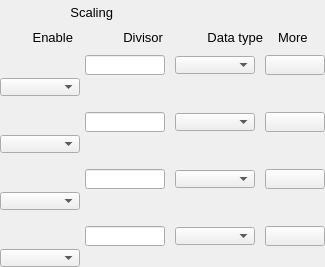
    <widget class="PyDMFrame" name="composite">
      <property name="geometry">
        <rect>
          <x>1022</x>
          <y>40</y>
          <width>325</width>
          <height>267</height>
        </rect>
      </property>
      <widget class="QLabel" name="text_12">
        <property name="geometry">
          <rect>
            <x>13</x>
            <y>27</y>
            <width>60</width>
            <height>20</height>
          </rect>
        </property>
        <property name="text">
          <string>Enable</string>
        </property>
        <property name="font" stdset="0">
          <font>
            <pointsize>10</pointsize>
          </font>
        </property>
        <property name="brush" stdset="0">
          <brush brushstyle="SolidPattern">
            <color alpha="255">
              <red>0</red>
              <green>0</green>
              <blue>0</blue>
            </color>
          </brush>
        </property>
        <property name="toolTip">
          <string>text_12</string>
        </property>
        <property name="alignment">
          <set>Qt::AlignRight|Qt::AlignTrailing|Qt::AlignVCenter</set>
        </property>
        <property name="styleSheet">
          <string notr="true">QLabel#text_12 {
  color: rgb(0, 0, 0);
  }</string>
        </property>
      </widget>
      <widget class="QLabel" name="text_13">
        <property name="geometry">
          <rect>
            <x>93</x>
            <y>27</y>
            <width>70</width>
            <height>20</height>
          </rect>
        </property>
        <property name="text">
          <string>Divisor</string>
        </property>
        <property name="font" stdset="0">
          <font>
            <pointsize>10</pointsize>
          </font>
        </property>
        <property name="brush" stdset="0">
          <brush brushstyle="SolidPattern">
            <color alpha="255">
              <red>0</red>
              <green>0</green>
              <blue>0</blue>
            </color>
          </brush>
        </property>
        <property name="toolTip">
          <string>text_13</string>
        </property>
        <property name="alignment">
          <set>Qt::AlignRight|Qt::AlignTrailing|Qt::AlignVCenter</set>
        </property>
        <property name="styleSheet">
          <string notr="true">QLabel#text_13 {
  color: rgb(0, 0, 0);
  }</string>
        </property>
      </widget>
      <widget class="QLabel" name="text_14">
        <property name="geometry">
          <rect>
            <x>173</x>
            <y>27</y>
            <width>90</width>
            <height>20</height>
          </rect>
        </property>
        <property name="text">
          <string>Data type</string>
        </property>
        <property name="font" stdset="0">
          <font>
            <pointsize>10</pointsize>
          </font>
        </property>
        <property name="brush" stdset="0">
          <brush brushstyle="SolidPattern">
            <color alpha="255">
              <red>0</red>
              <green>0</green>
              <blue>0</blue>
            </color>
          </brush>
        </property>
        <property name="toolTip">
          <string>text_14</string>
        </property>
        <property name="alignment">
          <set>Qt::AlignRight|Qt::AlignTrailing|Qt::AlignVCenter</set>
        </property>
        <property name="styleSheet">
          <string notr="true">QLabel#text_14 {
  color: rgb(0, 0, 0);
  }</string>
        </property>
      </widget>
      <widget class="QLabel" name="text_15">
        <property name="geometry">
          <rect>
            <x>278</x>
            <y>27</y>
            <width>40</width>
            <height>20</height>
          </rect>
        </property>
        <property name="text">
          <string>More</string>
        </property>
        <property name="font" stdset="0">
          <font>
            <pointsize>10</pointsize>
          </font>
        </property>
        <property name="brush" stdset="0">
          <brush brushstyle="SolidPattern">
            <color alpha="255">
              <red>0</red>
              <green>0</green>
              <blue>0</blue>
            </color>
          </brush>
        </property>
        <property name="toolTip">
          <string>text_15</string>
        </property>
        <property name="alignment">
          <set>Qt::AlignLeading|Qt::AlignLeft|Qt::AlignVCenter</set>
        </property>
        <property name="styleSheet">
          <string notr="true">QLabel#text_15 {
  color: rgb(0, 0, 0);
  }</string>
        </property>
      </widget>
      <widget class="QLabel" name="text_16">
        <property name="geometry">
          <rect>
            <x>43</x>
            <y>2</y>
            <width>70</width>
            <height>20</height>
          </rect>
        </property>
        <property name="text">
          <string>Scaling</string>
        </property>
        <property name="font" stdset="0">
          <font>
            <pointsize>10</pointsize>
          </font>
        </property>
        <property name="brush" stdset="0">
          <brush brushstyle="SolidPattern">
            <color alpha="255">
              <red>0</red>
              <green>0</green>
              <blue>0</blue>
            </color>
          </brush>
        </property>
        <property name="toolTip">
          <string>text_16</string>
        </property>
        <property name="alignment">
          <set>Qt::AlignRight|Qt::AlignTrailing|Qt::AlignVCenter</set>
        </property>
        <property name="styleSheet">
          <string notr="true">QLabel#text_16 {
  color: rgb(0, 0, 0);
  }</string>
        </property>
      </widget>
      <widget class="PyDMDrawingRectangle" name="rectangle_6">
        <property name="geometry">
          <rect>
            <x>3</x>
            <y>0</y>
            <width>165</width>
            <height>45</height>
          </rect>
        </property>
        <property name="brush" stdset="0">
          <brush brushstyle="NoBrush">
            <color alpha="255">
              <red>0</red>
              <green>0</green>
              <blue>0</blue>
            </color>
          </brush>
        </property>
        <property name="penStyle" stdset="0">
          <enum>Qt::SolidLine</enum>
        </property>
        <property name="penColor" stdset="0">
          <color>
            <red>0</red>
            <green>0</green>
            <blue>0</blue>
          </color>
        </property>
        <property name="penWidth" stdset="0">
          <double>1</double>
        </property>
        <property name="penCapStyle" stdset="0">
          <enum>Qt::FlatCap</enum>
        </property>
        <property name="toolTip">
          <string>rectangle_6</string>
        </property>
      </widget>
      <widget class="PyDMEnumComboBox" name="menu_4">
        <property name="geometry">
          <rect>
            <x>0</x>
            <y>249</y>
            <width>80</width>
            <height>18</height>
          </rect>
        </property>
        <property name="toolTip">
          <string>${P}${R4}EnableScale</string>
        </property>
        <property name="channel" stdset="0">
          <string>ca://${P}${R4}EnableScale</string>
        </property>
        <property name="font" stdset="0">
          <font>
            <pointsize>10</pointsize>
          </font>
        </property>
        <property name="styleSheet">
          <string notr="true">PyDMEnumComboBox#menu_4 {
  color: rgb(0, 0, 0);
  background-color: rgb(115, 223, 255);
  }</string>
        </property>
      </widget>
      <widget class="PyDMLineEdit" name="text_entry_16">
        <property name="geometry">
          <rect>
            <x>85</x>
            <y>226</y>
            <width>80</width>
            <height>20</height>
          </rect>
        </property>
        <property name="channel" stdset="0">
          <string>ca://${P}${R4}Scale</string>
        </property>
        <property name="toolTip">
          <string>${P}${R4}Scale</string>
        </property>
        <property name="font" stdset="0">
          <font>
            <pointsize>10</pointsize>
          </font>
        </property>
        <property name="styleSheet">
          <string notr="true">PyDMLineEdit#text_entry_16 {
  color: rgb(0, 0, 0);
  background-color: rgb(115, 223, 255);
  border: 1px solid black;
  margin: 0px;
  padding: 0px;
  spacing: 0px;
  }</string>
        </property>
      </widget>
      <widget class="PyDMEnumComboBox" name="menu_5">
        <property name="geometry">
          <rect>
            <x>175</x>
            <y>227</y>
            <width>80</width>
            <height>18</height>
          </rect>
        </property>
        <property name="toolTip">
          <string>${P}${R4}DataTypeOut</string>
        </property>
        <property name="channel" stdset="0">
          <string>ca://${P}${R4}DataTypeOut</string>
        </property>
        <property name="font" stdset="0">
          <font>
            <pointsize>10</pointsize>
          </font>
        </property>
        <property name="styleSheet">
          <string notr="true">PyDMEnumComboBox#menu_5 {
  color: rgb(0, 0, 0);
  background-color: rgb(115, 223, 255);
  }</string>
        </property>
      </widget>
      <widget class="PyDMRelatedDisplayButton" name="related_display">
        <property name="geometry">
          <rect>
            <x>265</x>
            <y>226</y>
            <width>60</width>
            <height>20</height>
          </rect>
        </property>
        <property name="showIcon" stdset="0">
          <bool>true</bool>
        </property>
        <property name="font" stdset="0">
          <font>
            <pointsize>10</pointsize>
          </font>
        </property>
        <property name="styleSheet">
          <string notr="true">PyDMRelatedDisplayButton#related_display {
  color: rgb(42, 99, 228);
  background-color: rgb(187, 187, 187);
  }</string>
        </property>
        <property name="titles" stdset="0">
          <stringlist>
            <string>ROI #4 full</string>
          </stringlist>
        </property>
        <property name="filenames" stdset="0">
          <stringlist>
            <string>ROIPlugin_V30.ui</string>
          </stringlist>
        </property>
        <property name="macros" stdset="0">
          <stringlist>
            <string>P=${P},R=${R4}</string>
          </stringlist>
        </property>
        <property name="openInNewWindow" stdset="0">
          <bool>true</bool>
        </property>
      </widget>
      <widget class="PyDMLabel" name="text_update_4">
        <property name="geometry">
          <rect>
            <x>0</x>
            <y>226</y>
            <width>80</width>
            <height>18</height>
          </rect>
        </property>
        <property name="toolTip">
          <string>PV: ${P}${R4}EnableScale_RBV</string>
        </property>
        <property name="channel" stdset="0">
          <string>ca://${P}${R4}EnableScale_RBV</string>
        </property>
        <property name="font" stdset="0">
          <font>
            <pointsize>10</pointsize>
          </font>
        </property>
        <property name="alignment">
          <set>Qt::AlignCenter</set>
        </property>
        <property name="textInteractionFlags">
          <set>Qt::TextSelectableByKeyboard|Qt::TextSelectableByMouse</set>
        </property>
        <property name="styleSheet">
          <string notr="true">PyDMLabel#text_update_4 {
  color: rgb(10, 0, 184);
  background-color: rgb(70, 70, 70);
  }</string>
        </property>
      </widget>
      <widget class="PyDMEnumComboBox" name="menu_6">
        <property name="geometry">
          <rect>
            <x>0</x>
            <y>192</y>
            <width>80</width>
            <height>18</height>
          </rect>
        </property>
        <property name="toolTip">
          <string>${P}${R3}EnableScale</string>
        </property>
        <property name="channel" stdset="0">
          <string>ca://${P}${R3}EnableScale</string>
        </property>
        <property name="font" stdset="0">
          <font>
            <pointsize>10</pointsize>
          </font>
        </property>
        <property name="styleSheet">
          <string notr="true">PyDMEnumComboBox#menu_6 {
  color: rgb(0, 0, 0);
  background-color: rgb(115, 223, 255);
  }</string>
        </property>
      </widget>
      <widget class="PyDMLineEdit" name="text_entry_17">
        <property name="geometry">
          <rect>
            <x>85</x>
            <y>169</y>
            <width>80</width>
            <height>20</height>
          </rect>
        </property>
        <property name="channel" stdset="0">
          <string>ca://${P}${R3}Scale</string>
        </property>
        <property name="toolTip">
          <string>${P}${R3}Scale</string>
        </property>
        <property name="font" stdset="0">
          <font>
            <pointsize>10</pointsize>
          </font>
        </property>
        <property name="styleSheet">
          <string notr="true">PyDMLineEdit#text_entry_17 {
  color: rgb(0, 0, 0);
  background-color: rgb(115, 223, 255);
  border: 1px solid black;
  margin: 0px;
  padding: 0px;
  spacing: 0px;
  }</string>
        </property>
      </widget>
      <widget class="PyDMEnumComboBox" name="menu_7">
        <property name="geometry">
          <rect>
            <x>175</x>
            <y>170</y>
            <width>80</width>
            <height>18</height>
          </rect>
        </property>
        <property name="toolTip">
          <string>${P}${R3}DataTypeOut</string>
        </property>
        <property name="channel" stdset="0">
          <string>ca://${P}${R3}DataTypeOut</string>
        </property>
        <property name="font" stdset="0">
          <font>
            <pointsize>10</pointsize>
          </font>
        </property>
        <property name="styleSheet">
          <string notr="true">PyDMEnumComboBox#menu_7 {
  color: rgb(0, 0, 0);
  background-color: rgb(115, 223, 255);
  }</string>
        </property>
      </widget>
      <widget class="PyDMRelatedDisplayButton" name="related_display_1">
        <property name="geometry">
          <rect>
            <x>265</x>
            <y>169</y>
            <width>60</width>
            <height>20</height>
          </rect>
        </property>
        <property name="showIcon" stdset="0">
          <bool>true</bool>
        </property>
        <property name="font" stdset="0">
          <font>
            <pointsize>10</pointsize>
          </font>
        </property>
        <property name="styleSheet">
          <string notr="true">PyDMRelatedDisplayButton#related_display_1 {
  color: rgb(42, 99, 228);
  background-color: rgb(187, 187, 187);
  }</string>
        </property>
        <property name="titles" stdset="0">
          <stringlist>
            <string>ROI #3 full</string>
          </stringlist>
        </property>
        <property name="filenames" stdset="0">
          <stringlist>
            <string>ROIPlugin_V30.ui</string>
          </stringlist>
        </property>
        <property name="macros" stdset="0">
          <stringlist>
            <string>P=${P},R=${R3}</string>
          </stringlist>
        </property>
        <property name="openInNewWindow" stdset="0">
          <bool>true</bool>
        </property>
      </widget>
      <widget class="PyDMLabel" name="text_update_5">
        <property name="geometry">
          <rect>
            <x>0</x>
            <y>169</y>
            <width>80</width>
            <height>18</height>
          </rect>
        </property>
        <property name="toolTip">
          <string>PV: ${P}${R3}EnableScale_RBV</string>
        </property>
        <property name="channel" stdset="0">
          <string>ca://${P}${R3}EnableScale_RBV</string>
        </property>
        <property name="font" stdset="0">
          <font>
            <pointsize>10</pointsize>
          </font>
        </property>
        <property name="alignment">
          <set>Qt::AlignCenter</set>
        </property>
        <property name="textInteractionFlags">
          <set>Qt::TextSelectableByKeyboard|Qt::TextSelectableByMouse</set>
        </property>
        <property name="styleSheet">
          <string notr="true">PyDMLabel#text_update_5 {
  color: rgb(10, 0, 184);
  background-color: rgb(70, 70, 70);
  }</string>
        </property>
      </widget>
      <widget class="PyDMEnumComboBox" name="menu_8">
        <property name="geometry">
          <rect>
            <x>0</x>
            <y>135</y>
            <width>80</width>
            <height>18</height>
          </rect>
        </property>
        <property name="toolTip">
          <string>${P}${R2}EnableScale</string>
        </property>
        <property name="channel" stdset="0">
          <string>ca://${P}${R2}EnableScale</string>
        </property>
        <property name="font" stdset="0">
          <font>
            <pointsize>10</pointsize>
          </font>
        </property>
        <property name="styleSheet">
          <string notr="true">PyDMEnumComboBox#menu_8 {
  color: rgb(0, 0, 0);
  background-color: rgb(115, 223, 255);
  }</string>
        </property>
      </widget>
      <widget class="PyDMLineEdit" name="text_entry_18">
        <property name="geometry">
          <rect>
            <x>85</x>
            <y>112</y>
            <width>80</width>
            <height>20</height>
          </rect>
        </property>
        <property name="channel" stdset="0">
          <string>ca://${P}${R2}Scale</string>
        </property>
        <property name="toolTip">
          <string>${P}${R2}Scale</string>
        </property>
        <property name="font" stdset="0">
          <font>
            <pointsize>10</pointsize>
          </font>
        </property>
        <property name="styleSheet">
          <string notr="true">PyDMLineEdit#text_entry_18 {
  color: rgb(0, 0, 0);
  background-color: rgb(115, 223, 255);
  border: 1px solid black;
  margin: 0px;
  padding: 0px;
  spacing: 0px;
  }</string>
        </property>
      </widget>
      <widget class="PyDMEnumComboBox" name="menu_9">
        <property name="geometry">
          <rect>
            <x>175</x>
            <y>113</y>
            <width>80</width>
            <height>18</height>
          </rect>
        </property>
        <property name="toolTip">
          <string>${P}${R2}DataTypeOut</string>
        </property>
        <property name="channel" stdset="0">
          <string>ca://${P}${R2}DataTypeOut</string>
        </property>
        <property name="font" stdset="0">
          <font>
            <pointsize>10</pointsize>
          </font>
        </property>
        <property name="styleSheet">
          <string notr="true">PyDMEnumComboBox#menu_9 {
  color: rgb(0, 0, 0);
  background-color: rgb(115, 223, 255);
  }</string>
        </property>
      </widget>
      <widget class="PyDMRelatedDisplayButton" name="related_display_2">
        <property name="geometry">
          <rect>
            <x>265</x>
            <y>112</y>
            <width>60</width>
            <height>20</height>
          </rect>
        </property>
        <property name="showIcon" stdset="0">
          <bool>true</bool>
        </property>
        <property name="font" stdset="0">
          <font>
            <pointsize>10</pointsize>
          </font>
        </property>
        <property name="styleSheet">
          <string notr="true">PyDMRelatedDisplayButton#related_display_2 {
  color: rgb(42, 99, 228);
  background-color: rgb(187, 187, 187);
  }</string>
        </property>
        <property name="titles" stdset="0">
          <stringlist>
            <string>ROI #2 full</string>
          </stringlist>
        </property>
        <property name="filenames" stdset="0">
          <stringlist>
            <string>ROIPlugin_V30.ui</string>
          </stringlist>
        </property>
        <property name="macros" stdset="0">
          <stringlist>
            <string>P=${P},R=${R2}</string>
          </stringlist>
        </property>
        <property name="openInNewWindow" stdset="0">
          <bool>true</bool>
        </property>
      </widget>
      <widget class="PyDMLabel" name="text_update_6">
        <property name="geometry">
          <rect>
            <x>0</x>
            <y>112</y>
            <width>80</width>
            <height>18</height>
          </rect>
        </property>
        <property name="toolTip">
          <string>PV: ${P}${R2}EnableScale_RBV</string>
        </property>
        <property name="channel" stdset="0">
          <string>ca://${P}${R2}EnableScale_RBV</string>
        </property>
        <property name="font" stdset="0">
          <font>
            <pointsize>10</pointsize>
          </font>
        </property>
        <property name="alignment">
          <set>Qt::AlignCenter</set>
        </property>
        <property name="textInteractionFlags">
          <set>Qt::TextSelectableByKeyboard|Qt::TextSelectableByMouse</set>
        </property>
        <property name="styleSheet">
          <string notr="true">PyDMLabel#text_update_6 {
  color: rgb(10, 0, 184);
  background-color: rgb(70, 70, 70);
  }</string>
        </property>
      </widget>
      <widget class="PyDMEnumComboBox" name="menu_10">
        <property name="geometry">
          <rect>
            <x>0</x>
            <y>78</y>
            <width>80</width>
            <height>18</height>
          </rect>
        </property>
        <property name="toolTip">
          <string>${P}${R1}EnableScale</string>
        </property>
        <property name="channel" stdset="0">
          <string>ca://${P}${R1}EnableScale</string>
        </property>
        <property name="font" stdset="0">
          <font>
            <pointsize>10</pointsize>
          </font>
        </property>
        <property name="styleSheet">
          <string notr="true">PyDMEnumComboBox#menu_10 {
  color: rgb(0, 0, 0);
  background-color: rgb(115, 223, 255);
  }</string>
        </property>
      </widget>
      <widget class="PyDMLineEdit" name="text_entry_19">
        <property name="geometry">
          <rect>
            <x>85</x>
            <y>55</y>
            <width>80</width>
            <height>20</height>
          </rect>
        </property>
        <property name="channel" stdset="0">
          <string>ca://${P}${R1}Scale</string>
        </property>
        <property name="toolTip">
          <string>${P}${R1}Scale</string>
        </property>
        <property name="font" stdset="0">
          <font>
            <pointsize>10</pointsize>
          </font>
        </property>
        <property name="styleSheet">
          <string notr="true">PyDMLineEdit#text_entry_19 {
  color: rgb(0, 0, 0);
  background-color: rgb(115, 223, 255);
  border: 1px solid black;
  margin: 0px;
  padding: 0px;
  spacing: 0px;
  }</string>
        </property>
      </widget>
      <widget class="PyDMEnumComboBox" name="menu_11">
        <property name="geometry">
          <rect>
            <x>175</x>
            <y>56</y>
            <width>80</width>
            <height>18</height>
          </rect>
        </property>
        <property name="toolTip">
          <string>${P}${R1}DataTypeOut</string>
        </property>
        <property name="channel" stdset="0">
          <string>ca://${P}${R1}DataTypeOut</string>
        </property>
        <property name="font" stdset="0">
          <font>
            <pointsize>10</pointsize>
          </font>
        </property>
        <property name="styleSheet">
          <string notr="true">PyDMEnumComboBox#menu_11 {
  color: rgb(0, 0, 0);
  background-color: rgb(115, 223, 255);
  }</string>
        </property>
      </widget>
      <widget class="PyDMRelatedDisplayButton" name="related_display_3">
        <property name="geometry">
          <rect>
            <x>265</x>
            <y>55</y>
            <width>60</width>
            <height>20</height>
          </rect>
        </property>
        <property name="showIcon" stdset="0">
          <bool>true</bool>
        </property>
        <property name="font" stdset="0">
          <font>
            <pointsize>10</pointsize>
          </font>
        </property>
        <property name="styleSheet">
          <string notr="true">PyDMRelatedDisplayButton#related_display_3 {
  color: rgb(42, 99, 228);
  background-color: rgb(187, 187, 187);
  }</string>
        </property>
        <property name="titles" stdset="0">
          <stringlist>
            <string>ROI #1 full</string>
          </stringlist>
        </property>
        <property name="filenames" stdset="0">
          <stringlist>
            <string>ROIPlugin_V30.ui</string>
          </stringlist>
        </property>
        <property name="macros" stdset="0">
          <stringlist>
            <string>P=${P},R=${R1}</string>
          </stringlist>
        </property>
        <property name="openInNewWindow" stdset="0">
          <bool>true</bool>
        </property>
      </widget>
      <widget class="PyDMLabel" name="text_update_7">
        <property name="geometry">
          <rect>
            <x>0</x>
            <y>55</y>
            <width>80</width>
            <height>18</height>
          </rect>
        </property>
        <property name="toolTip">
          <string>PV: ${P}${R1}EnableScale_RBV</string>
        </property>
        <property name="channel" stdset="0">
          <string>ca://${P}${R1}EnableScale_RBV</string>
        </property>
        <property name="font" stdset="0">
          <font>
            <pointsize>10</pointsize>
          </font>
        </property>
        <property name="alignment">
          <set>Qt::AlignCenter</set>
        </property>
        <property name="textInteractionFlags">
          <set>Qt::TextSelectableByKeyboard|Qt::TextSelectableByMouse</set>
        </property>
        <property name="styleSheet">
          <string notr="true">PyDMLabel#text_update_7 {
  color: rgb(10, 0, 184);
  background-color: rgb(70, 70, 70);
  }</string>
        </property>
      </widget>
    </widget>
